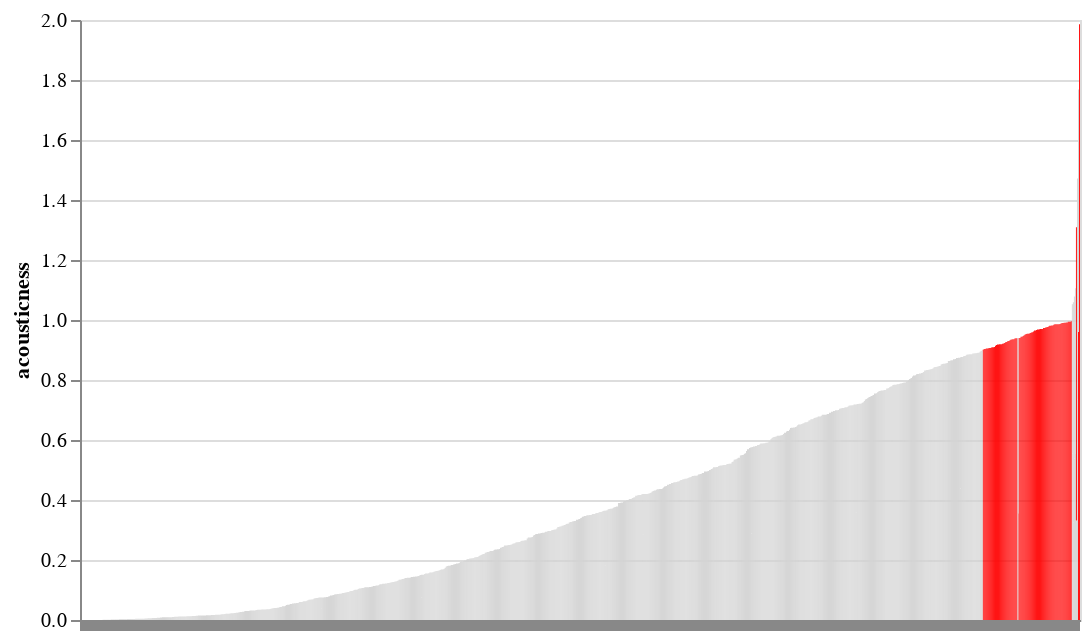

The notebook cell saved with this chart:
### Code cell
alt.Chart(alt.Data(values=c2[:1000])).mark_bar().encode(
    alt.X('name:N', title='', sort='y',axis=alt.Axis(labels=False)),
    alt.Y('acousticness:Q', title='acousticness'),
    tooltip=alt.Tooltip(['name:N','artists:N','acousticness:Q','time_signature:Q', 'track_id:N']),
    color=alt.condition(alt.datum.acousticness > .9, alt.value('red'), alt.value('lightgrey'))
).properties(width=500)

### Figure 1 — Vega-Lite specification as saved in the notebook (floating-point values rounded to 4 significant figures; data arrays with more than 128 entries replaced by an {"elided": "..."} marker saying what was removed)
{"config": {"view": {"continuousWidth": 400, "continuousHeight": 300}}, "data": {"values": {"elided": "1000 records"}}, "mark": "bar", "encoding": {"color": {"condition": {"value": "red", "test": "(datum.acousticness > 0.9)"}, "value": "lightgrey"}, "tooltip": [{"type": "nominal", "field": "name"}, {"type": "nominal", "field": "artists"}, {"type": "quantitative", "field": "acousticness"}, {"type": "quantitative", "field": "time_signature"}, {"type": "nominal", "field": "track_id"}], "x": {"type": "nominal", "axis": {"labels": false}, "field": "name", "sort": "y", "title": ""}, "y": {"type": "quantitative", "field": "acousticness", "title": "acousticness"}}, "width": 500, "$schema": "https://vega.github.io/schema/vega-lite/v4.8.1.json"}
